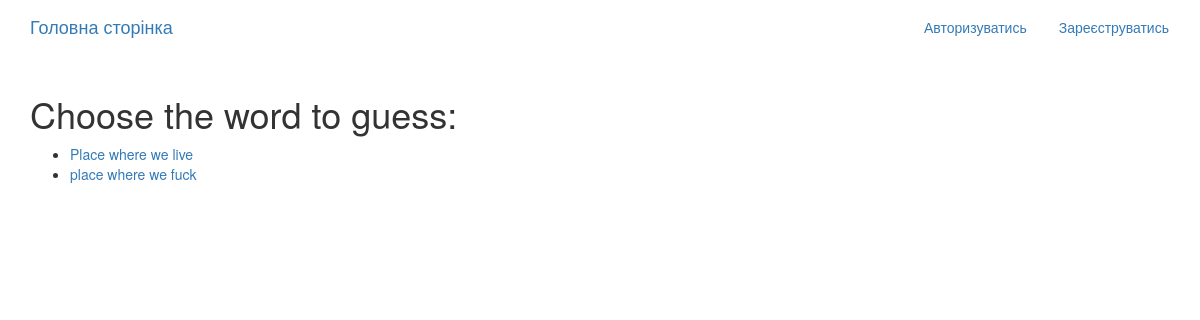
/game/descriptions/, run on an earlier commit of the app's database.
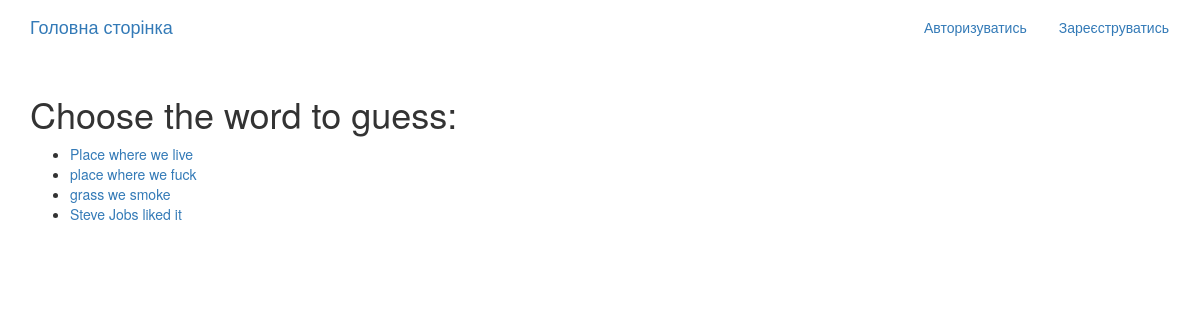
And on a later commit of the database.
### game_app/models.py (models this page shows, shortened)
class Word(models.Model):
    word = models.TextField()
    description = models.TextField()
    masked_word = models.CharField(max_length=100, blank=True, null=True)

### game_app/views.py (the view)
# urls.py: path('descriptions/', views.DescriptionList.as_view(), name = 'game'),
class DescriptionList(generic.ListView):
    model = Word
    template_name = 'game_app/descriptions.html'  # Create an HTML template to display the list of groups
    context_object_name = 'descriptions'

### game_app/templates/game_app/descriptions.html
{% extends "base.html" %}
{% block content %}
<div class="container">
  <div class="row">
    <h1>Choose the word to guess: </h1>
    <ul>
        {% for puzzle in descriptions %}
            <li><a href="{% url 'game_app:guessing_page' puzzle.pk %}">{{ puzzle.description }}</a></li>
        {% endfor %}
    </ul>
  </div>
</div>
{% endblock %}

### templates/base.html (shortened to what this page needs)
<!DOCTYPE html>
{% load static %}
<html>
  <head>
    <link rel="stylesheet" href="https://maxcdn.bootstrapcdn.com/bootstrap/3.3.7/css/bootstrap.min.css">
    <link rel="stylesheet" href="https://maxcdn.bootstrapcdn.com/bootstrap/3.3.7/css/bootstrap-theme.min.css">
    <link rel="stylesheet" href="{% static 'words_play/css/master.css'%}">
  </head>
  <body>
    <nav class="navbar  mynav" role="navigation" id="navbar">
    			<div class="container">
            <a class="navbar-brand mynav" href="{% url 'home' %}">Головна сторінка</a>
    					<ul class="nav navbar-nav navbar-right">
    						{% if user.is_authenticated %}
                      <li><a href="{% url 'accounts:logout' %}" class="btn btn-simple">Вийти</a></li> -->
    						{% else %}
    						      <li><a href="{% url 'accounts:login' %}" class="btn btn-simple">Авторизуватись</a></li>
    						      <li><a href="{% url 'accounts:signup' %}" class="btn btn-simple">Зареєструватись</a></li>
    						{% endif %}
    					</ul>
    			</div>
    		</nav>
        <div class="container mycontent">
          {% block content %}
          {% endblock %}
        </div>
  </body>
</html>

What changed in the data, as far as the page shows it:
added Word: description "grass we smoke"
added Word: description "Steve Jobs liked it"
